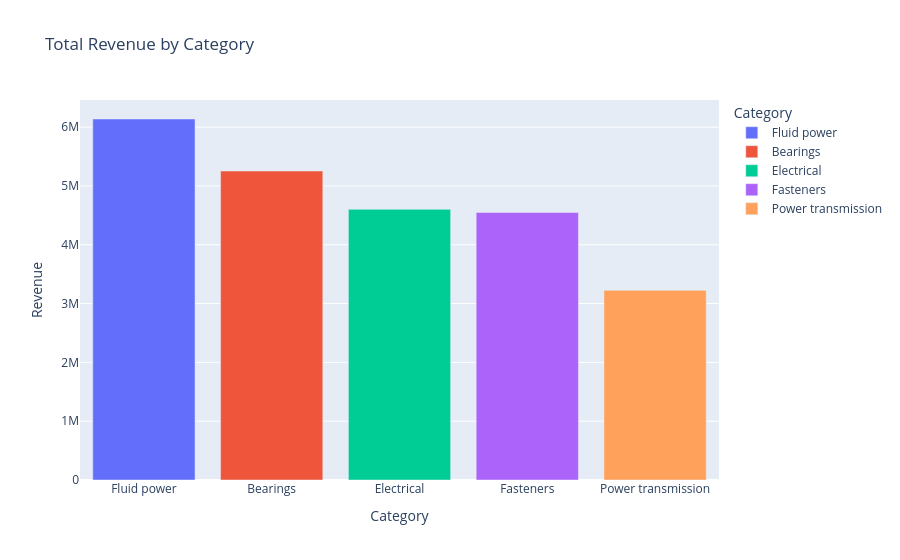
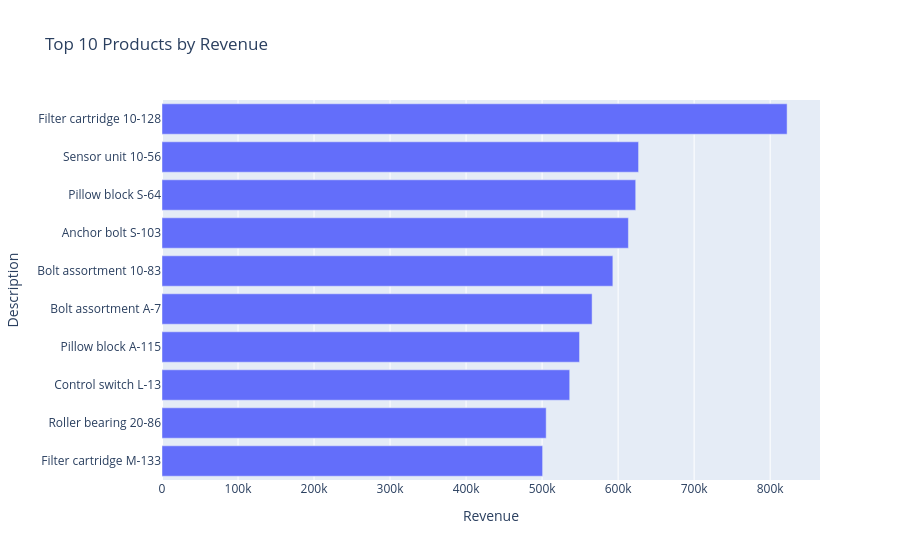
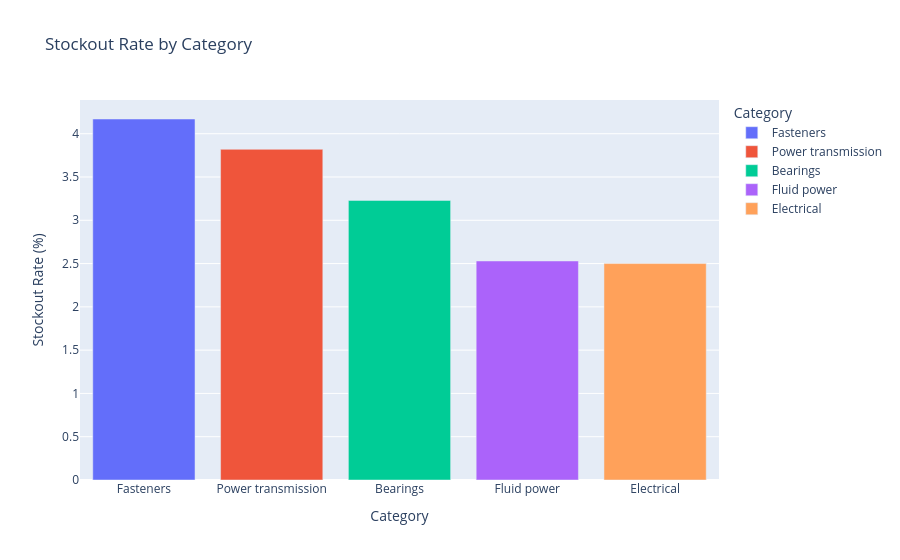
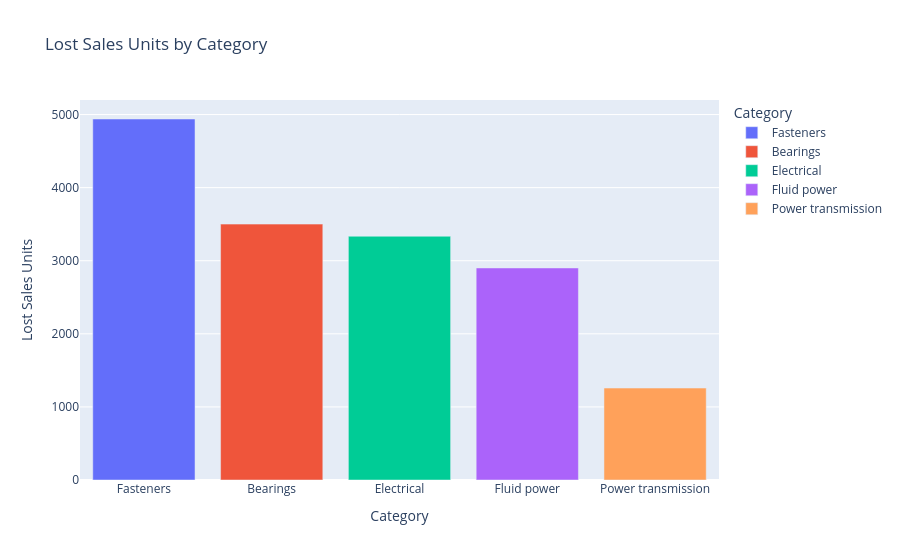

The notebook cell saved with these charts, in order:
### Code cell
import plotly.express as px

# 1. Revenue by category
category_revenue = (
    inventory.groupby("Category")["Revenue"]
    .sum()
    .reset_index()
    .sort_values("Revenue", ascending=False)
)

fig1 = px.bar(
    category_revenue,
    x="Category",
    y="Revenue",
    title="Total Revenue by Category",
    color="Category"
)
fig1.show()


# 2. Top 10 products by revenue
product_revenue = (
    inventory.groupby(["Item code", "Description"])["Revenue"]
    .sum()
    .reset_index()
    .nlargest(10, "Revenue")
)

fig2 = px.bar(
    product_revenue.sort_values("Revenue"),
    x="Revenue",
    y="Description",
    orientation="h",
    title="Top 10 Products by Revenue"
)
fig2.show()


# 3. Stockout rate by category
fig3 = px.bar(
    stockout_summary.reset_index(),
    x="Category",
    y="stockout_rate_pct",
    title="Stockout Rate by Category",
    color="Category",
    labels={"stockout_rate_pct": "Stockout Rate (%)"}
)
fig3.show()


# 4. Lost sales by category
lost_sales_chart = lost_sales_by_category.rename(
    "Lost Sales Units"
).reset_index()

fig4 = px.bar(
    lost_sales_chart,
    x="Category",
    y="Lost Sales Units",
    title="Lost Sales Units by Category",
    color="Category"
)
fig4.show()

### Figure 1 — Plotly figure (JSON) as saved in the notebook; plotly's stock layout.template omitted (floating-point values rounded to 4 significant figures)
{"data": [{"hovertemplate": "Category=%{x}<br>Revenue=%{y}<extra></extra>", "legendgroup": "Fluid power", "marker": {"color": "#636efa", "pattern": {"shape": ""}}, "name": "Fluid power", "orientation": "v", "showlegend": true, "textposition": "auto", "type": "bar", "x": ["Fluid power"], "xaxis": "x", "y": [6138000.0], "yaxis": "y"}, {"hovertemplate": "Category=%{x}<br>Revenue=%{y}<extra></extra>", "legendgroup": "Bearings", "marker": {"color": "#EF553B", "pattern": {"shape": ""}}, "name": "Bearings", "orientation": "v", "showlegend": true, "textposition": "auto", "type": "bar", "x": ["Bearings"], "xaxis": "x", "y": [5254000.0], "yaxis": "y"}, {"hovertemplate": "Category=%{x}<br>Revenue=%{y}<extra></extra>", "legendgroup": "Electrical", "marker": {"color": "#00cc96", "pattern": {"shape": ""}}, "name": "Electrical", "orientation": "v", "showlegend": true, "textposition": "auto", "type": "bar", "x": ["Electrical"], "xaxis": "x", "y": [4602000.0], "yaxis": "y"}, {"hovertemplate": "Category=%{x}<br>Revenue=%{y}<extra></extra>", "legendgroup": "Fasteners", "marker": {"color": "#ab63fa", "pattern": {"shape": ""}}, "name": "Fasteners", "orientation": "v", "showlegend": true, "textposition": "auto", "type": "bar", "x": ["Fasteners"], "xaxis": "x", "y": [4548000.0], "yaxis": "y"}, {"hovertemplate": "Category=%{x}<br>Revenue=%{y}<extra></extra>", "legendgroup": "Power transmission", "marker": {"color": "#FFA15A", "pattern": {"shape": ""}}, "name": "Power transmission", "orientation": "v", "showlegend": true, "textposition": "auto", "type": "bar", "x": ["Power transmission"], "xaxis": "x", "y": [3225000.0], "yaxis": "y"}], "layout": {"barmode": "relative", "legend": {"title": {"text": "Category"}, "tracegroupgap": 0}, "title": {"text": "Total Revenue by Category"}, "xaxis": {"anchor": "y", "categoryarray": ["Fluid power", "Bearings", "Electrical", "Fasteners", "Power transmission"], "categoryorder": "array", "domain": [0, 1], "title": {"text": "Category"}}, "yaxis": {"anchor": "x", "domain": [0, 1], "title": {"text": "Revenue"}}}}

### Figure 2 — Plotly figure (JSON) as saved in the notebook; plotly's stock layout.template omitted (floating-point values rounded to 4 significant figures)
{"data": [{"hovertemplate": "Revenue=%{x}<br>Description=%{y}<extra></extra>", "legendgroup": "", "marker": {"color": "#636efa", "pattern": {"shape": ""}}, "name": "", "orientation": "h", "showlegend": false, "textposition": "auto", "type": "bar", "x": [500700.0, 505400.0, 536300.0, 549200.0, 565800.0, 593100.0, 613500.0, 623100.0, 626900.0, 822300.0], "xaxis": "x", "y": ["Filter cartridge M-133", "Roller bearing 20-86", "Control switch L-13", "Pillow block A-115", "Bolt assortment A-7", "Bolt assortment 10-83", "Anchor bolt S-103", "Pillow block S-64", "Sensor unit 10-56", "Filter cartridge 10-128"], "yaxis": "y"}], "layout": {"barmode": "relative", "legend": {"tracegroupgap": 0}, "title": {"text": "Top 10 Products by Revenue"}, "xaxis": {"anchor": "y", "domain": [0, 1], "title": {"text": "Revenue"}}, "yaxis": {"anchor": "x", "domain": [0, 1], "title": {"text": "Description"}}}}

### Figure 3 — Plotly figure (JSON) as saved in the notebook; plotly's stock layout.template omitted (floating-point values rounded to 4 significant figures)
{"data": [{"hovertemplate": "Category=%{x}<br>Stockout Rate (%)=%{y}<extra></extra>", "legendgroup": "Fasteners", "marker": {"color": "#636efa", "pattern": {"shape": ""}}, "name": "Fasteners", "orientation": "v", "showlegend": true, "textposition": "auto", "type": "bar", "x": ["Fasteners"], "xaxis": "x", "y": [4.17], "yaxis": "y"}, {"hovertemplate": "Category=%{x}<br>Stockout Rate (%)=%{y}<extra></extra>", "legendgroup": "Power transmission", "marker": {"color": "#EF553B", "pattern": {"shape": ""}}, "name": "Power transmission", "orientation": "v", "showlegend": true, "textposition": "auto", "type": "bar", "x": ["Power transmission"], "xaxis": "x", "y": [3.82], "yaxis": "y"}, {"hovertemplate": "Category=%{x}<br>Stockout Rate (%)=%{y}<extra></extra>", "legendgroup": "Bearings", "marker": {"color": "#00cc96", "pattern": {"shape": ""}}, "name": "Bearings", "orientation": "v", "showlegend": true, "textposition": "auto", "type": "bar", "x": ["Bearings"], "xaxis": "x", "y": [3.23], "yaxis": "y"}, {"hovertemplate": "Category=%{x}<br>Stockout Rate (%)=%{y}<extra></extra>", "legendgroup": "Fluid power", "marker": {"color": "#ab63fa", "pattern": {"shape": ""}}, "name": "Fluid power", "orientation": "v", "showlegend": true, "textposition": "auto", "type": "bar", "x": ["Fluid power"], "xaxis": "x", "y": [2.53], "yaxis": "y"}, {"hovertemplate": "Category=%{x}<br>Stockout Rate (%)=%{y}<extra></extra>", "legendgroup": "Electrical", "marker": {"color": "#FFA15A", "pattern": {"shape": ""}}, "name": "Electrical", "orientation": "v", "showlegend": true, "textposition": "auto", "type": "bar", "x": ["Electrical"], "xaxis": "x", "y": [2.5], "yaxis": "y"}], "layout": {"barmode": "relative", "legend": {"title": {"text": "Category"}, "tracegroupgap": 0}, "title": {"text": "Stockout Rate by Category"}, "xaxis": {"anchor": "y", "categoryarray": ["Fasteners", "Power transmission", "Bearings", "Fluid power", "Electrical"], "categoryorder": "array", "domain": [0, 1], "title": {"text": "Category"}}, "yaxis": {"anchor": "x", "domain": [0, 1], "title": {"text": "Stockout Rate (%)"}}}}

### Figure 4 — Plotly figure (JSON) as saved in the notebook; plotly's stock layout.template omitted (floating-point values rounded to 4 significant figures)
{"data": [{"hovertemplate": "Category=%{x}<br>Lost Sales Units=%{y}<extra></extra>", "legendgroup": "Fasteners", "marker": {"color": "#636efa", "pattern": {"shape": ""}}, "name": "Fasteners", "orientation": "v", "showlegend": true, "textposition": "auto", "type": "bar", "x": ["Fasteners"], "xaxis": "x", "y": [4939], "yaxis": "y"}, {"hovertemplate": "Category=%{x}<br>Lost Sales Units=%{y}<extra></extra>", "legendgroup": "Bearings", "marker": {"color": "#EF553B", "pattern": {"shape": ""}}, "name": "Bearings", "orientation": "v", "showlegend": true, "textposition": "auto", "type": "bar", "x": ["Bearings"], "xaxis": "x", "y": [3501], "yaxis": "y"}, {"hovertemplate": "Category=%{x}<br>Lost Sales Units=%{y}<extra></extra>", "legendgroup": "Electrical", "marker": {"color": "#00cc96", "pattern": {"shape": ""}}, "name": "Electrical", "orientation": "v", "showlegend": true, "textposition": "auto", "type": "bar", "x": ["Electrical"], "xaxis": "x", "y": [3335], "yaxis": "y"}, {"hovertemplate": "Category=%{x}<br>Lost Sales Units=%{y}<extra></extra>", "legendgroup": "Fluid power", "marker": {"color": "#ab63fa", "pattern": {"shape": ""}}, "name": "Fluid power", "orientation": "v", "showlegend": true, "textposition": "auto", "type": "bar", "x": ["Fluid power"], "xaxis": "x", "y": [2901], "yaxis": "y"}, {"hovertemplate": "Category=%{x}<br>Lost Sales Units=%{y}<extra></extra>", "legendgroup": "Power transmission", "marker": {"color": "#FFA15A", "pattern": {"shape": ""}}, "name": "Power transmission", "orientation": "v", "showlegend": true, "textposition": "auto", "type": "bar", "x": ["Power transmission"], "xaxis": "x", "y": [1258], "yaxis": "y"}], "layout": {"barmode": "relative", "legend": {"title": {"text": "Category"}, "tracegroupgap": 0}, "title": {"text": "Lost Sales Units by Category"}, "xaxis": {"anchor": "y", "categoryarray": ["Fasteners", "Bearings", "Electrical", "Fluid power", "Power transmission"], "categoryorder": "array", "domain": [0, 1], "title": {"text": "Category"}}, "yaxis": {"anchor": "x", "domain": [0, 1], "title": {"text": "Lost Sales Units"}}}}
